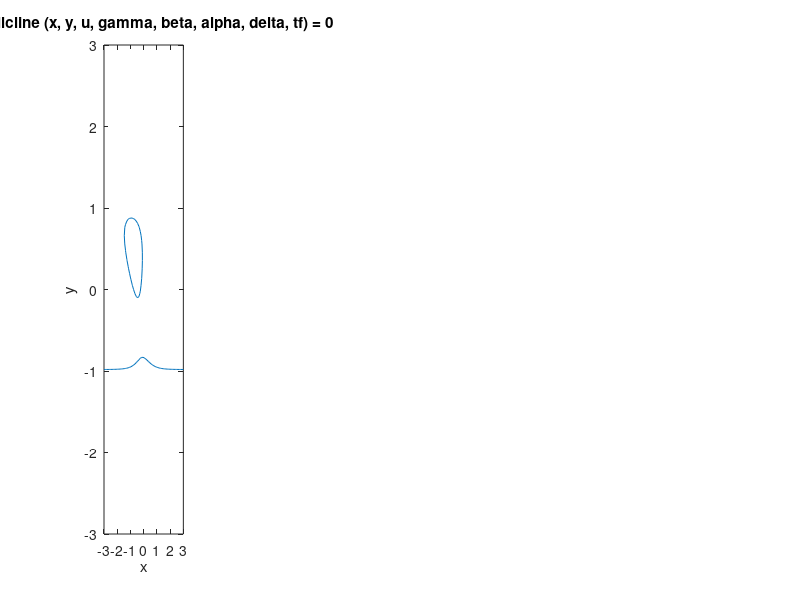

The MATLAB script that drew this image: (Note: this script raises an error after producing the figure.)
clear all

%% Nullcline functions
bump = @(x,delta) (tanh(x+delta) - tanh(x-delta) -2*tanh(delta));
fast_nullcline = @(xs,xf,u,gamma,beta,alpha,delta,ef)...
    ((-xf + tanh(xf+ bump(u + xs +0.5*gamma*xf,delta) + beta*xf+ alpha))/ef);
fast_nullcline_relay = @(xs,xf,u,gamma,beta,alpha,delta,ef)...
    ((-xf + sign(xf+ bump(u + xs +0.5*gamma*xf,delta) + beta*xf+ alpha))/ef);
linear_plant = @(xs,xf,ts) (xf-xs*ts);

%% Variables
% % m = 0.65;
% % alpha = 0.25;
% % beta = .5;
% % gamma = 1;
% % delta = 0.5;
% % u = 0.5 ;
% % tf = 0.0075;
% % ts = 1;
% % t_max = 10000;
% % alpha_max = 1;
% % alpha_period = t_max;
% % alpha_width = 1; % %of period
% % alpha_delay1 = 4000;
% % alpha_delay2 = 7000;
% % slow_plant_X0 = -2;
% % fast_plant_X0 = -1;

m = 0.65;
alpha = 0.5;
% beta = 0.45;
beta = 0.5;
gamma = 1;
delta = 0.5;
% u = 0.8 ;
u = 0.5;
tf = 0.0075;
ts = 1;
tmax = 3500;
alpha_max = 1.75;
alpha_period = tmax;
alpha_width = 1; % %of period
alpha_delay1 = 200;
alpha_delay2 = 300;
slow_plant_X0 = -1.05;
fast_plant_X0 = -1.05;

%% Simulink
% disp('Starting Simulation')
% load_system('rest_spike_bistability_original')
% %set_param('rest_spike_bistability_original', 'StopTime', 't_max')
% set_param('rest_spike_bistability_original/Constant1','Value','u')
% set_param('rest_spike_bistability_original/Constant2','Value','alpha')
% set_param('rest_spike_bistability_original/Bump','Expr','tanh(u+delta) -  tanh(u-delta) - 2*tanh(delta)')
% set_param('rest_spike_bistability_original/State-Space','A','-1/tf','B','1/tf','C','1','D','0','X0','fast_plant_X0')
% set_param('rest_spike_bistability_original/State-Space1','A','-1/ts','B','1/ts','C','1','D','0','X0','slow_plant_X0')
% set_param('rest_spike_bistability_original/Gain','Gain','1+beta')
% set_param('rest_spike_bistability_original/Gain1','Gain','gamma/2')
% set_param('rest_spike_bistability_original/Pulse Generator','Amplitude','alpha_max','Period','alpha_period','PulseWidth','alpha_width','PhaseDelay','alpha_delay1')
% set_param('rest_spike_bistability_original/Pulse Generator1','Amplitude','-1*alpha_max','Period','alpha_period','PulseWidth','alpha_width','PhaseDelay','alpha_delay2')
% SimOut = sim('rest_spike_bistability_original','StopTime','10000');

%% Plot nullclines
% cc = hsv(15);
% % Plot winged cusp
%  h1 = ezplot(@(x,y)fast_nullcline(x,y,u,gamma,beta,alpha,delta,tf),[-4,4]);
%  set(h1,'Color','b');
% hold on
% 
% % Plot linear plant
% h2 = ezplot(@(x,y)linear_plant(x,y,ts),[-4,4]);
% 
% [x,y] = meshgrid(-2:.1:1,-1.5:.1:1.5);
% grid on
% 
% % Plot trajectories
% %  xf_dot = fast_nullcline(x,y,u,gamma,beta,alpha,delta,tf);
% %  xs_dot = linear_plant(x,y,ts);
% %  quiver(x,y,xs_dot,xf_dot)
% 
% % Plot history
% plot(SimOut.get('xs').Data, SimOut.get('xf').Data, 'r')
% 
% title('Phase portrait')
% xlabel('x_s')
% ylabel('x_f')

%% Plot time data
%   figure(2)
%   plot(SimOut.get('xf').Time, SimOut.get('xf').Data,'b')

%% Plot variation of nullcline with alpha
% % Plot the Figure 4 equivalent to show bistability
% figure(3)
% for i = 1:6;
%     subplot(2,3,i)
%     alpha_var = i/6-0.3;
%     h1 = ezplot(@(x,y)fast_nullcline(x,y,u,gamma,beta,alpha_var,delta,tf),[-4,4]);
%     set(h1,'Color','b');
%     hold on
%     h2 = ezplot(@(x,y)linear_plant(x,y,ts),[-4,4]);
% end

%% Plot varying nullcline with phase portait
% Plot varying nullcline and history
% disp('Starting plotting')
% figure(4)
% speed = 200;
% delay = 0.0001;
% for i = 1:speed:numel(SimOut.get('alpha_vary').Time)
%     figure(4)
%     h1 = ezplot(@(x,y)fast_nullcline(x,y,u,gamma,beta,SimOut.get('alpha_vary').Data(i),delta,tf),[-4,4]);
%     set(h1,'Color','b');
%     hold on
%     h2 = ezplot(@(x,y)linear_plant(x,y,ts),[-4,4]);
%     plot(SimOut.get('xs').Data(i),SimOut.get('xf').Data(i),'or')
%     hold off
%     pause(delay)
% end

alphaArray = [0.05 0.2075 0.25 0.4 0.6];

figure()
for i = 1:5
    subplot(1,5,i)
    alpha = alphaArray(i);
    h{i} = ezplot(@(x,y)fast_nullcline(x,y,u,gamma,beta,alpha,delta,tf),[-3,3]);
    set(h{i},'LineColor','b','LineWidth',2);
    hold on
    g{i} = ezplot(@(x,y)linear_plant(x,y,ts),[-3,3]);
    set(g{i},'LineColor','g','LineWidth',2);
    title('')
%     xlabel('x_s')
%     ylabel('x_f')
    axis([-3 3 -1 1])
%     legend(sprintf('α = %d',round(alphaArray(i))));
end

































%% Testing

% for iteration = 1:5
%     alpha = iteration/5;
%
%     h1 = ezplot(@(x,y)fast_nullcline(x,y,u,gamma,beta,alpha,delta,ef),[-4,4])
%     set(h1,'Color',cc(iteration+10,:));
%     hold on
%
% end
% legend('\alpha = 0.2','\alpha = 0.4','\alpha = 0.6','\alpha = 0.8','\alpha = 1')

% for iteration = 1:5
%     beta = iteration/5;
%
%     h1 = ezplot(@(x,y)fast_nullcline(x,y,u,gamma,beta,alpha,delta,ef),[-4,4])
%     set(h1,'Color',cc(iteration+5,:));
%     hold on
%
% end
% legend('\beta = 0.2','\beta = 0.4','\beta = 0.6','\beta = 0.8','\beta = 1')

% for iteration = 1:5
%     gamma = (iteration-1)/5;
%
%     h1 = ezplot(@(x,y)fast_nullcline(x,y,u,gamma,beta,alpha,delta,ef),[-4,4])
%     set(h1,'Color',cc(iteration+8,:));
%     hold on
%
% end
% legend('\gamma = 0.','\gamma = 0.2','\gamma = 0.4','\gamma = 0.6','\gamma = 0.8')
